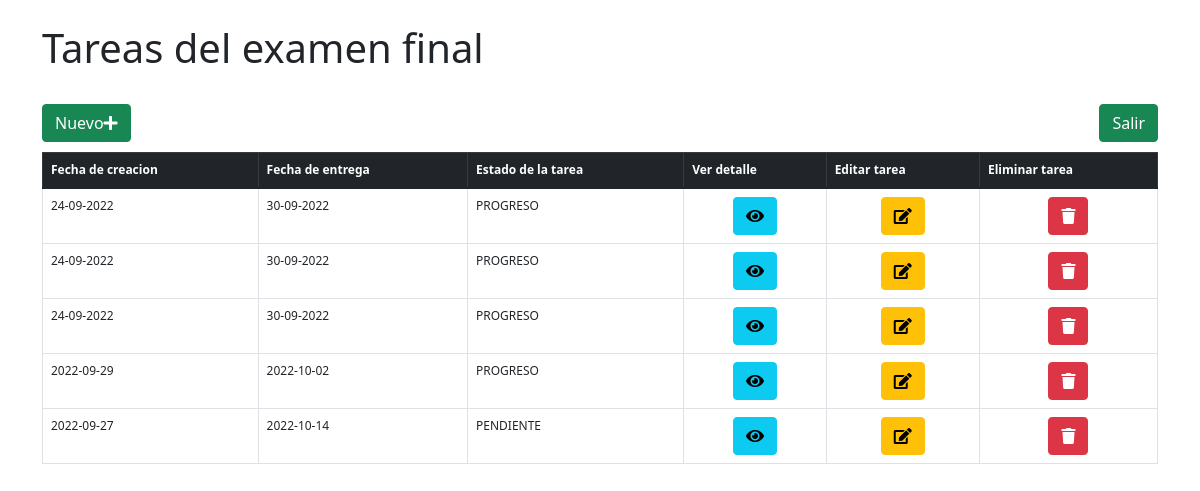
The page /examenFinal/dashboard on the database as committed earlier.
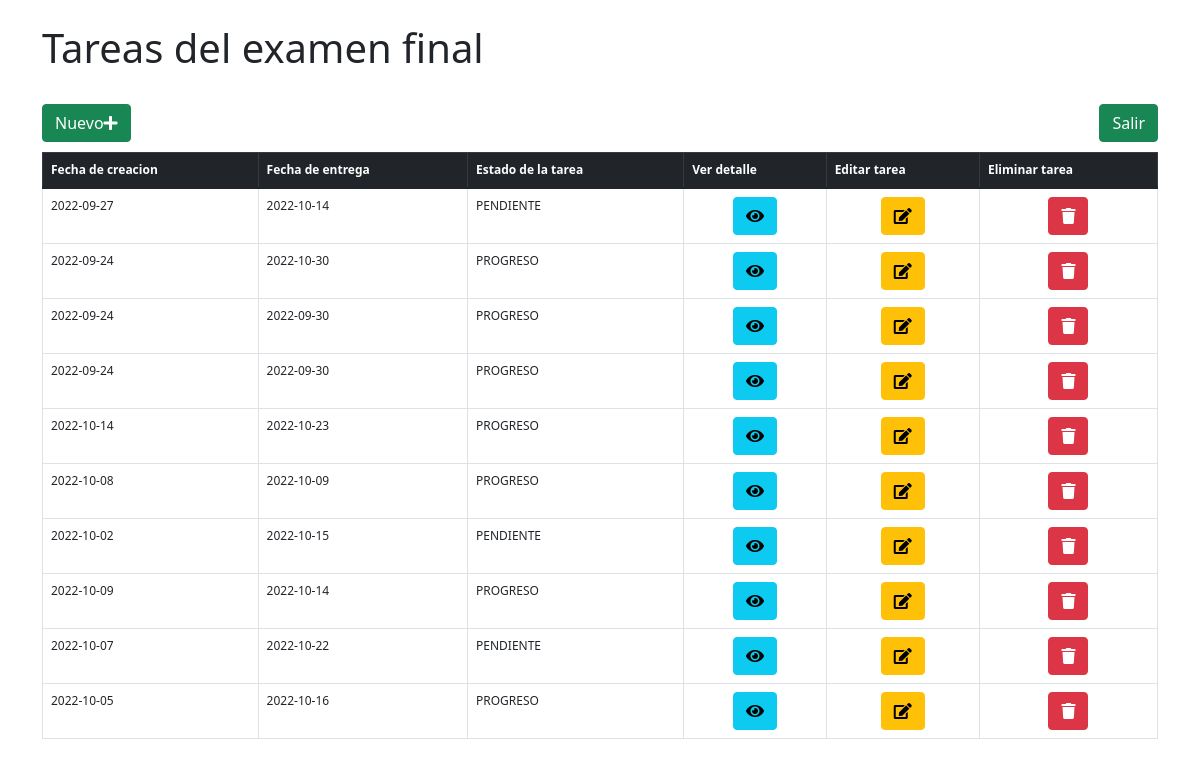
The same page on the database as committed later.
### examenFinal/models.py (models this page shows)
class tareasExamen(models.Model):
    fechaCreacion = models.CharField(max_length=256,default='24-09-2022')
    fechaEntrega = models.CharField(max_length=256,default='30-09-2022')
    descripcion = models.CharField(max_length=512,default='')
    estadoTarea = models.CharField(max_length=128,default='PROGRESO')

### examenFinal/views.py (the view)
# urls.py: path('dashboard',views.dashboard,name='dashboard'),
def dashboard(request):
    return render(request,'examenFinal/dashboard.html',{
        'tareas_totales':tareasExamen.objects.all().order_by('id')
    })

### examenFinal/templates/examenFinal/dashboard.html (shortened to what this page needs)
<!DOCTYPE html>
<html lang="es">
  <head>
    <link
      href="https://cdn.jsdelivr.net/npm/bootstrap@5.1.3/dist/css/bootstrap.min.css"
      rel="stylesheet"
    />
    <link
      rel="stylesheet"
      href="https://use.fontawesome.com/releases/v5.8.1/css/all.css"
    />
  </head>
  <body>
    <div class="container">
      <br />
      <h1>Tareas del examen final</h1>
      <br />
      <div>
        <a
          class="btn btn-success float-start"
          style="color: white"
          data-bs-toggle="modal"
          data-bs-target="#nuevaTarea"
          >Nuevo<i class="fa fa-plus"></i
        ></a>
        <a
          class="btn btn-success float-end"
          style="color: white"
          href="{% url 'examenFinal:index' %}"
          >Salir</a
        >
      </div>
      <br />
      <br />
      <table class="table table-bordered table-hover" style="font-size: 12px">
        <thead class="table-dark">
          <tr>
            <th scope="col">Fecha de creacion</th>
            <th scope="col">Fecha de entrega</th>
            <th scope="col">Estado de la tarea</th>
            <th scope="col">Ver detalle</th>
            <th scope="col">Editar tarea</th>
            <th scope="col">Eliminar tarea</th>
          </tr>
        </thead>
        <tbody id="tareasTable" >
          {% for tarea in tareas_totales %}
          <tr>
            <td scope="row">{{ tarea.fechaCreacion }}</td>
            <td>{{ tarea.fechaEntrega }}</td>
            <td>{{ tarea.estadoTarea }}</td>
            <td style="text-align: center">
              <a
                id="detalle{{ tarea.id }}"
                class="btn btn-info"
                style="color: black"
                data-bs-toggle="modal"
                data-bs-target="#verDetalle"
                onclick="mostrarDetalle(this.id)"
                ><i class="fa fa-eye"></i
              ></a>
            </td>
            <td style="text-align: center">
              <a
                id="editar{{ tarea.id }}"
                class="btn btn-warning"
                style="color: black"
                data-bs-toggle="modal"
                data-bs-target="#editarTarea"
                onclick="editarTarea(this.id)"
                ><i class="fa fa-edit"></i
              ></a>
            </td>
            <td style="text-align: center">
              <a
                id="eliminar{{ tarea.id }}"
                class="btn btn-danger"
                style="color: white"
                onclick="eliminarTarea(this.id)"
                ><i class="fa fa-trash"></i
              ></a>
            </td>
          </tr>
          {% endfor %}
        </tbody>
      </table>
    </div>
  </body>
</html>

Rows that differ between the two databases and show on the page:
removed tareasExamen: fechaCreacion "24-09-2022", fechaEntrega "30-09-2022", estadoTarea "PROGRESO"
removed tareasExamen: fechaCreacion "24-09-2022", fechaEntrega "30-09-2022", estadoTarea "PROGRESO"
removed tareasExamen: fechaCreacion "24-09-2022", fechaEntrega "30-09-2022", estadoTarea "PROGRESO"
removed tareasExamen: fechaCreacion "2022-09-29", fechaEntrega "2022-10-02", estadoTarea "PROGRESO"
added tareasExamen: fechaCreacion "2022-09-24", fechaEntrega "2022-10-30", estadoTarea "PROGRESO"
added tareasExamen: fechaCreacion "2022-09-24", fechaEntrega "2022-09-30", estadoTarea "PROGRESO"
added tareasExamen: fechaCreacion "2022-09-24", fechaEntrega "2022-09-30", estadoTarea "PROGRESO"
added tareasExamen: fechaCreacion "2022-10-14", fechaEntrega "2022-10-23", estadoTarea "PROGRESO"
added tareasExamen: fechaCreacion "2022-10-08", fechaEntrega "2022-10-09", estadoTarea "PROGRESO"
added tareasExamen: fechaCreacion "2022-10-02", fechaEntrega "2022-10-15", estadoTarea "PENDIENTE"
added tareasExamen: fechaCreacion "2022-10-09", fechaEntrega "2022-10-14", estadoTarea "PROGRESO"
added tareasExamen: fechaCreacion "2022-10-07", fechaEntrega "2022-10-22", estadoTarea "PENDIENTE"
added tareasExamen: fechaCreacion "2022-10-05", fechaEntrega "2022-10-16", estadoTarea "PROGRESO"
